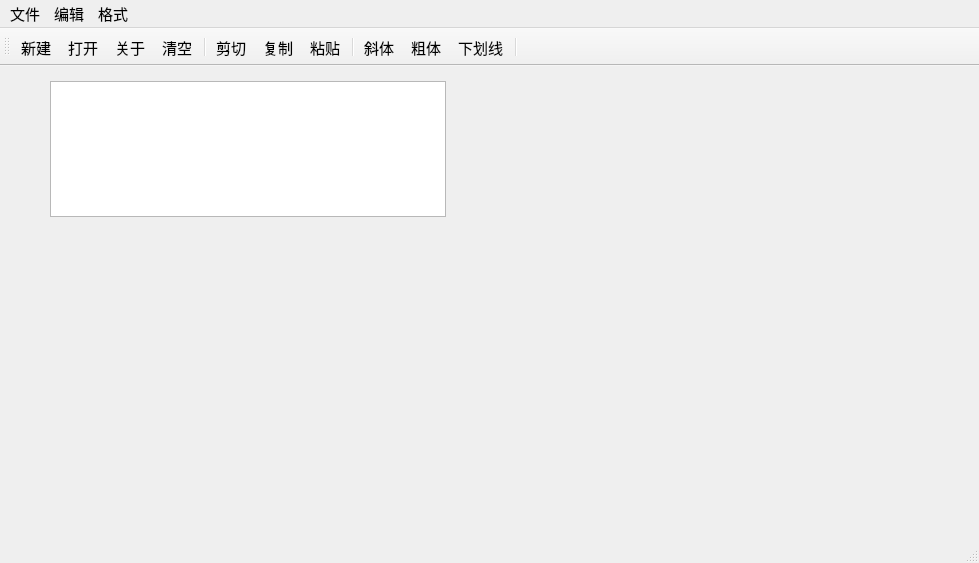
<?xml version="1.0" encoding="UTF-8"?>
<ui version="4.0">
 <class>QWMainWind</class>
 <widget class="QMainWindow" name="QWMainWind">
  <property name="geometry">
   <rect>
    <x>0</x>
    <y>0</y>
    <width>979</width>
    <height>563</height>
   </rect>
  </property>
  <property name="font">
   <font>
    <pointsize>11</pointsize>
   </font>
  </property>
  <property name="windowTitle">
   <string>QWMainWind</string>
  </property>
  <widget class="QWidget" name="centralWidget">
   <widget class="QTextEdit" name="txtEdit">
    <property name="geometry">
     <rect>
      <x>50</x>
      <y>15</y>
      <width>396</width>
      <height>136</height>
     </rect>
    </property>
    <property name="font">
     <font>
      <pointsize>16</pointsize>
     </font>
    </property>
   </widget>
  </widget>
  <widget class="QMenuBar" name="menuBar">
   <property name="geometry">
    <rect>
     <x>0</x>
     <y>0</y>
     <width>979</width>
     <height>28</height>
    </rect>
   </property>
   <widget class="QMenu" name="menu">
    <property name="title">
     <string>文件</string>
    </property>
    <addaction name="actNew"/>
    <addaction name="actOpen"/>
    <addaction name="separator"/>
    <addaction name="actAbout"/>
    <addaction name="actClose"/>
    <addaction name="separator"/>
   </widget>
   <widget class="QMenu" name="menu_2">
    <property name="title">
     <string>编辑</string>
    </property>
    <addaction name="actCut"/>
    <addaction name="actCopy"/>
    <addaction name="actPaste"/>
    <addaction name="separator"/>
    <addaction name="actClear"/>
   </widget>
   <widget class="QMenu" name="menu_3">
    <property name="title">
     <string>格式</string>
    </property>
    <addaction name="actFontBold"/>
    <addaction name="actFontItalic"/>
    <addaction name="actFontUnder"/>
    <addaction name="separator"/>
    <addaction name="actToolbarLab"/>
   </widget>
   <addaction name="menu"/>
   <addaction name="menu_2"/>
   <addaction name="menu_3"/>
  </widget>
  <widget class="QToolBar" name="mainToolBar">
   <property name="toolButtonStyle">
    <enum>Qt::ToolButtonStyle::ToolButtonTextUnderIcon</enum>
   </property>
   <attribute name="toolBarArea">
    <enum>TopToolBarArea</enum>
   </attribute>
   <attribute name="toolBarBreak">
    <bool>false</bool>
   </attribute>
   <addaction name="actNew"/>
   <addaction name="actOpen"/>
   <addaction name="actAbout"/>
   <addaction name="actClear"/>
   <addaction name="separator"/>
   <addaction name="actCut"/>
   <addaction name="actCopy"/>
   <addaction name="actPaste"/>
   <addaction name="separator"/>
   <addaction name="actFontItalic"/>
   <addaction name="actFontBold"/>
   <addaction name="actFontUnder"/>
   <addaction name="separator"/>
  </widget>
  <widget class="QStatusBar" name="statusBar"/>
  <action name="actCut">
   <property name="icon">
    <iconset resource="res.qrc">
     <normaloff>:/images/images/cut.bmp</normaloff>:/images/images/cut.bmp</iconset>
   </property>
   <property name="text">
    <string>剪切</string>
   </property>
   <property name="toolTip">
    <string>剪切</string>
   </property>
   <property name="shortcut">
    <string>Ctrl+X</string>
   </property>
  </action>
  <action name="actCopy">
   <property name="icon">
    <iconset resource="res.qrc">
     <normaloff>:/images/images/120.bmp</normaloff>:/images/images/120.bmp</iconset>
   </property>
   <property name="text">
    <string>复制</string>
   </property>
   <property name="toolTip">
    <string>复制</string>
   </property>
   <property name="shortcut">
    <string>Ctrl+C</string>
   </property>
  </action>
  <action name="actPaste">
   <property name="icon">
    <iconset resource="res.qrc">
     <normaloff>:/images/images/paste.bmp</normaloff>:/images/images/paste.bmp</iconset>
   </property>
   <property name="text">
    <string>粘贴</string>
   </property>
   <property name="toolTip">
    <string>粘贴</string>
   </property>
   <property name="shortcut">
    <string>Ctrl+V</string>
   </property>
  </action>
  <action name="actFontBold">
   <property name="checkable">
    <bool>true</bool>
   </property>
   <property name="icon">
    <iconset resource="res.qrc">
     <normaloff>:/images/images/BLD.BMP</normaloff>:/images/images/BLD.BMP</iconset>
   </property>
   <property name="text">
    <string>粗体</string>
   </property>
   <property name="toolTip">
    <string>粗体</string>
   </property>
  </action>
  <action name="actFontItalic">
   <property name="checkable">
    <bool>true</bool>
   </property>
   <property name="icon">
    <iconset resource="res.qrc">
     <normaloff>:/images/images/ITL.BMP</normaloff>:/images/images/ITL.BMP</iconset>
   </property>
   <property name="text">
    <string>斜体</string>
   </property>
   <property name="toolTip">
    <string>斜体</string>
   </property>
  </action>
  <action name="actFontUnder">
   <property name="checkable">
    <bool>true</bool>
   </property>
   <property name="icon">
    <iconset resource="res.qrc">
     <normaloff>:/images/images/WORDUNDR.BMP</normaloff>:/images/images/WORDUNDR.BMP</iconset>
   </property>
   <property name="text">
    <string>下划线</string>
   </property>
   <property name="toolTip">
    <string>下划线</string>
   </property>
  </action>
  <action name="actClose">
   <property name="icon">
    <iconset resource="res.qrc">
     <normaloff>:/images/images/exit.bmp</normaloff>:/images/images/exit.bmp</iconset>
   </property>
   <property name="text">
    <string>退出</string>
   </property>
   <property name="toolTip">
    <string>退出</string>
   </property>
  </action>
  <action name="actOpen">
   <property name="icon">
    <iconset resource="res.qrc">
     <normaloff>:/images/images/open3.bmp</normaloff>:/images/images/open3.bmp</iconset>
   </property>
   <property name="text">
    <string>打开...</string>
   </property>
   <property name="toolTip">
    <string>打开文件</string>
   </property>
   <property name="shortcut">
    <string>Ctrl+O</string>
   </property>
  </action>
  <action name="actClear">
   <property name="icon">
    <iconset resource="res.qrc">
     <normaloff>:/images/images/103.bmp</normaloff>:/images/images/103.bmp</iconset>
   </property>
   <property name="text">
    <string>清空</string>
   </property>
   <property name="toolTip">
    <string>清空内容</string>
   </property>
  </action>
  <action name="actFont">
   <property name="icon">
    <iconset resource="res.qrc">
     <normaloff>:/images/images/20.ico</normaloff>:/images/images/20.ico</iconset>
   </property>
   <property name="text">
    <string>字体...</string>
   </property>
   <property name="toolTip">
    <string>字体设置</string>
   </property>
  </action>
  <action name="actNew">
   <property name="icon">
    <iconset resource="res.qrc">
     <normaloff>:/images/images/new2.bmp</normaloff>:/images/images/new2.bmp</iconset>
   </property>
   <property name="text">
    <string>新建</string>
   </property>
   <property name="shortcut">
    <string>Ctrl+N</string>
   </property>
  </action>
  <action name="actToolbarLab">
   <property name="checkable">
    <bool>true</bool>
   </property>
   <property name="checked">
    <bool>true</bool>
   </property>
   <property name="text">
    <string>显示工具栏文字标签</string>
   </property>
   <property name="menuRole">
    <enum>QAction::MenuRole::TextHeuristicRole</enum>
   </property>
  </action>
  <action name="actAbout">
   <property name="icon">
    <iconset resource="res.qrc">
     <normaloff>:/images/images/about.BMP</normaloff>:/images/images/about.BMP</iconset>
   </property>
   <property name="text">
    <string>关于</string>
   </property>
   <property name="toolTip">
    <string>关于</string>
   </property>
  </action>
 </widget>
 <layoutdefault spacing="6" margin="11"/>
 <resources>
  <include location="res.qrc"/>
 </resources>
 <connections>
  <connection>
   <sender>actClose</sender>
   <signal>triggered()</signal>
   <receiver>QWMainWind</receiver>
   <slot>close()</slot>
   <hints>
    <hint type="sourcelabel">
     <x>-1</x>
     <y>-1</y>
    </hint>
    <hint type="destinationlabel">
     <x>422</x>
     <y>254</y>
    </hint>
   </hints>
  </connection>
  <connection>
   <sender>actClear</sender>
   <signal>triggered()</signal>
   <receiver>txtEdit</receiver>
   <slot>clear()</slot>
   <hints>
    <hint type="sourcelabel">
     <x>-1</x>
     <y>-1</y>
    </hint>
    <hint type="destinationlabel">
     <x>260</x>
     <y>256</y>
    </hint>
   </hints>
  </connection>
  <connection>
   <sender>actCut</sender>
   <signal>triggered()</signal>
   <receiver>txtEdit</receiver>
   <slot>cut()</slot>
   <hints>
    <hint type="sourcelabel">
     <x>-1</x>
     <y>-1</y>
    </hint>
    <hint type="destinationlabel">
     <x>260</x>
     <y>256</y>
    </hint>
   </hints>
  </connection>
  <connection>
   <sender>actCopy</sender>
   <signal>triggered()</signal>
   <receiver>txtEdit</receiver>
   <slot>copy()</slot>
   <hints>
    <hint type="sourcelabel">
     <x>-1</x>
     <y>-1</y>
    </hint>
    <hint type="destinationlabel">
     <x>260</x>
     <y>256</y>
    </hint>
   </hints>
  </connection>
  <connection>
   <sender>actPaste</sender>
   <signal>triggered()</signal>
   <receiver>txtEdit</receiver>
   <slot>paste()</slot>
   <hints>
    <hint type="sourcelabel">
     <x>-1</x>
     <y>-1</y>
    </hint>
    <hint type="destinationlabel">
     <x>260</x>
     <y>256</y>
    </hint>
   </hints>
  </connection>
 </connections>
</ui>
